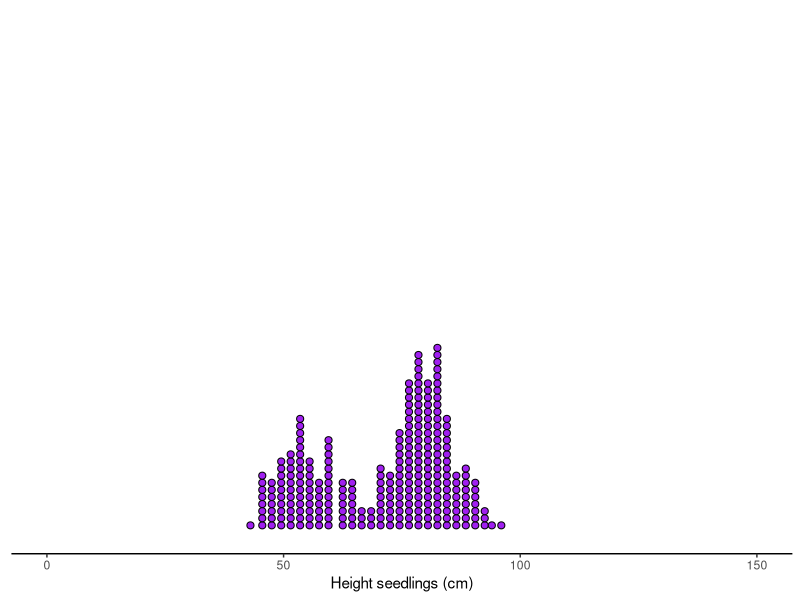
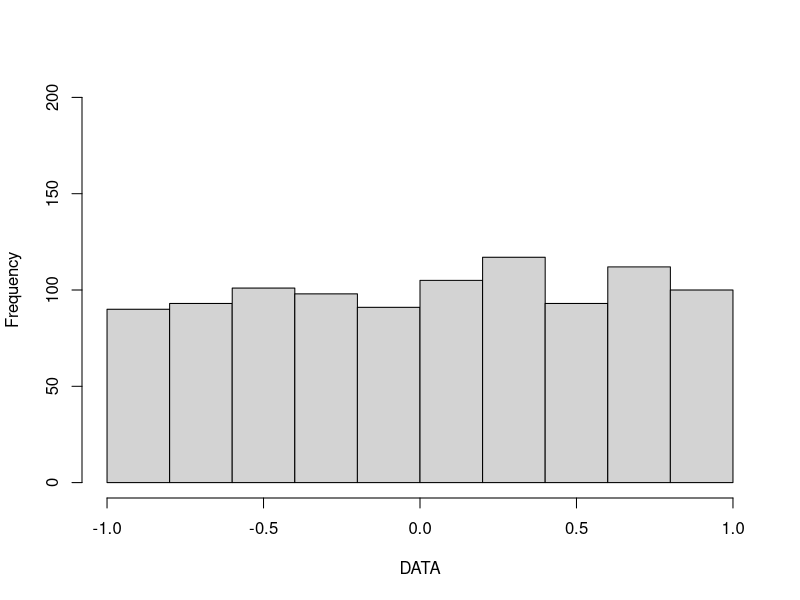
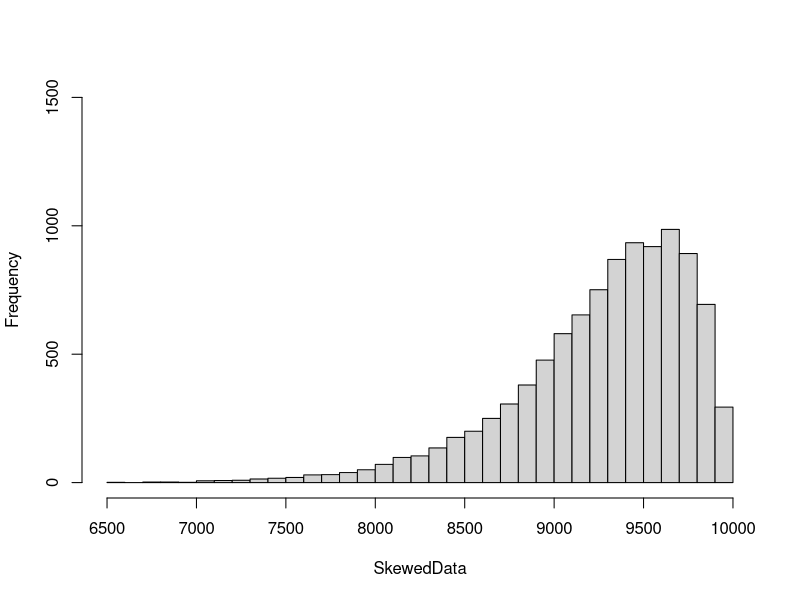

The R source for these figures, in order: (Note: this script raises an error after producing the figures.)
## ---- chunk 1
library(ggplot2)
p<- ggplot(faithful, aes(x = waiting))+ xlim(0,100) +
geom_dotplot(binwidth = 1.5,fill="purple",color="black")  +
scale_x_continuous(name="Height seedlings (cm)", limits=c(0, 150)) +
  theme_bw()   +
theme(panel.border = element_blank(),
                     panel.grid.major = element_blank(),
                     panel.grid.minor = element_blank(), 
                     axis.line.x = element_line(colour = "black"),
                     axis.line.y = element_blank(),
                     axis.title.y=element_blank(),
                      axis.text.y=element_blank(),
                      axis.ticks.y=element_blank())
p

## ---- chunk 2
#lets create some data
DATA=runif(1000, min = -1, max = 1)
hist(DATA, xlim=c(-1,1) ,ylim=c(0, 200),main = NULL)

## ---- chunk 3
set.seed(3)
SkewedData <- rbeta(10000,25,2)*10000 #Lets create some dummy data that are skew

hist(SkewedData, main = NULL,breaks = 30, ylim=c(0,1500),)
## ---- chunk 4
knitr::include_graphics("images/Central Tendency Measures.png")
## ---- chunk 5
set.seed (10)
y <- rnorm(1000) # the function rnorm allows you to create a random set of numbers from a normal distribution

#lets now plot that data using the hist function, you already know how to use:
hist(y, main = "Normal Distribution",breaks = 30)

## ---- chunk 6
knitr::include_graphics("images/Stupid mean.jpg")
## ---- chunk 7
MEAN=mean (y, na.rm = FALSE)  #here I calculate the mean, and assign it to a variable.
MEAN           #to display the variable, simply type it, and click enter

## ---- chunk 8
VectorMissingAValue <- c(12,7,3,4.2,18,2,54,-21,8,-5,NA)#here I created a vector of values, incluidng a missing value NA (NA in R stands for Not Available)
mean (VectorMissingAValue)  #If I calculate the mean of a vector with missing values I get
## ---- chunk 9

mean (VectorMissingAValue,na.rm = TRUE)  
## ---- chunk 10
hist(y, main = NULL,breaks = 30, ylim=c(0,100),)
abline(v=MEAN, col="red",lwd=5) #abline put a line in a figure...you use v for vertical and h for horizontal, the value that proceeds is where the line will be drawn.


text("Mean",x=MEAN,y=100, col="blue") #the text function places a label on your figure at the given x and y position you like...there are several other parameters you can control. You can also use the function *legend*, which allows you more controls, including background colors.
## ---- chunk 11
vals=c(10,20,23,23,22,20,25,22,20,25,22,20,25,20,21,21,23,21,24,120)
  
  mean(vals)
## ---- chunk 12
Trimmedvals=c(20,23,23,22,20,25,22,20,25,22,20,25,20,21,21,23,21,24)
  
mean(Trimmedvals)
## ---- chunk 13
knitr::include_graphics("images/Median odd Numbers.png")
## ---- chunk 14
knitr::include_graphics("images/Median Even Numbers.png")
## ---- chunk 15
MEDIAN=median (y)  #here I calculate the mean, and assign it to a variable.
MEDIAN           #to display the variable, simply type it, and click enter

## ---- chunk 16
hist(y, main = NULL,breaks = 30, ylim=c(0,110),)

#lets plot the mean
MEAN=mean(y)
abline(v=MEAN, col="red",lwd=5) 
text("Mean",x=MEAN,y=110, col="red",pos=4) #pos=4 means, to place the text to the right of the coordinates xy.

# now the median
abline(v=MEDIAN, col="blue",lwd=3, lty=2) #I plot the median in blue to distinguish from the mean
text("Median",x=MEDIAN,y=100, col="blue", pos=2) 
## ---- chunk 17
getmode <- function(v) {   # the function will take a vector of values
   uniqv <- unique(v)      #select all the unique values in the vector 
   uniqv[which.max(tabulate(match(v, uniqv)))] #stimate the number of times each value appears and return the largest
}

## ---- chunk 18
MODE=getmode(y)  #here I calculate the mode, and assign it to a variable.
MODE           #to display the variable, simply type it, and click enter
## ---- chunk 19
# Create the vector with characters.
NAMES <- c("Peter", "Carl", "Darrell", "John", "Peter")

getmode(NAMES)  #here I calculate the mode, and assign it to a variable.

## ---- chunk 20
hist(y, main = NULL,breaks = 30, ylim=c(0,110),)

#lets plot the mean
abline(v=MEAN, col="red",lwd=6) 
text("Mean",x=MEAN,y=110, col="red",pos=4) 

# now the median
abline(v=MEDIAN, col="blue",lwd=4, lty=2) #I plot the median in blue to distinguish from the mean
text("Median",x=MEDIAN,y=100, col="blue", pos=2) 

#now let's plot the mode
MODE=getmode(y)
abline(v=MODE, col="orange",lwd=4, lty=3) #I plot the median in blue to distinguish from the mean
text("Mode",x=MODE,y=90, col="orange", pos=4) 

## ---- chunk 21
set.seed(3)
SkewedData <- rbeta(10000,25,2)*10000 #Lets create some dummy data that are skew

hist(SkewedData, main = "Left skew (negative) distribution",breaks = 30, ylim=c(0,1500),)

#lets plot the mean
MeanSkewedData=mean(SkewedData)
abline(v=MeanSkewedData, col="red",lwd=6) 
text("Mean",x=MeanSkewedData,y=1500, col="red",pos=2) 

# now the median
MedianSkewedData=median(SkewedData)
abline(v=MedianSkewedData, col="blue",lwd=4, lty=2)
text("Median",x=MedianSkewedData,y=1400, col="blue", pos=4) 

#now let's plot the mode
ModeSkewedData=getmode(SkewedData)
abline(v=ModeSkewedData, col="orange",lwd=4, lty=3) #I plot the median in blue to distinguish from the mean
text("Mode",x=ModeSkewedData,y=1300, col="orange", pos=4) 

## ---- chunk 22
set.seed(3)
SkewedData <-rbeta(10000,2,35)*10000 #Lets create some dummy data that are left

hist(SkewedData, main="Right skew (positive) distribution", xlab="", breaks=30, xaxt = "n", ylim=c(0, 1600))

#lets plot the mean
MeanSkewedData=mean(SkewedData)
abline(v=MeanSkewedData, col="red",lwd=6) 
text("Mean",x=MeanSkewedData,y=1600, col="red",pos=4) 

# now the median
MedianSkewedData=median(SkewedData)
abline(v=MedianSkewedData, col="blue",lwd=4, lty=2)
text("Median",x=MedianSkewedData,y=1500, col="blue", pos=2) 

#now let's plot the mode
ModeSkewedData=getmode(SkewedData)
abline(v=ModeSkewedData, col="orange",lwd=4, lty=3) #I plot the median in blue to distinguish from the mean
text("Mode",x=ModeSkewedData,y=1400, col="orange", pos=2) 

## ---- chunk 23
knitr::include_graphics("images/USA Household Income.png")
## ---- chunk 24
knitr::include_graphics("images/Distribution Skews.png")
## ---- chunk 25
hist(y, main = NULL,breaks = 30, ylim=c(0,110),)

#lets plot the mean
abline(v=MEAN, col="red",lwd=6) 
text("Mean",x=MEAN,y=110, col="red",pos=4) 

# now the median
abline(v=MEDIAN, col="blue",lwd=4, lty=2) #I plot the median in blue to distinguish from the mean
text("Median",x=MEDIAN,y=100, col="blue", pos=2) 

#now let's plot the mode
abline(v=MODE, col="orange",lwd=4, lty=3) #I plot the median in blue to distinguish from the mean
text("Mode",x=MODE,y=90, col="orange", pos=4) 


#now let's plot the minimum
MINIMUM=min(y)
abline(v=MINIMUM, col="dark grey",lwd=4, lty=3) #I plot the median in blue to distinguish from the mean
text("Minimum",x=MINIMUM,y=90, col="dark grey", pos=4) 

#now let's plot the maximum
MAXIMUM=max(y)
abline(v=MAXIMUM, col="dark grey",lwd=4, lty=3) #I plot the median in blue to distinguish from the mean
text("Maximum",x=MAXIMUM,y=90, col="dark grey", pos=2) 
## ---- chunk 26
knitr::include_graphics("images/Inference.png")
## ---- chunk 27
knitr::include_graphics("images/Percentile 1.png")
## ---- chunk 28
knitr::include_graphics("images/Percentile.png")
## ---- chunk 29
knitr::include_graphics("images/Percentile 2.png")
## ---- chunk 30
MyRabbits=c(37, 15, 35, 36, 5, 40, 41, 68, 45, 56) #vector of rabbit height, it does no

quantile(MyRabbits, .8,type = 1)                  # the type parameter allows you to use different ways to approximate the value. check ?quantile  for more details
## ---- chunk 31
library (RColorBrewer)
library(dplyr)
library(scales)
set.seed(3)  


dt <- data.frame(x=rbeta(20000,100,100)*20000)             #Lets create some dummy normal data
dt$x <- rescale(dt$x,to = c(1, 100), from = range(dt$x))   #I rescale the data from 1 to 100 to better visualize the percentage results


dt=dt %>% arrange(x)                  #Sort values from smallest to largest
dt$Position=1:nrow(dt)                #Rank each value from smallest to largest
dt$y=(dt$Position/nrow(dt)) *100      #Assign the percentile position of each value

#Create colors to make the plot look nicer
ColSca <- brewer.pal(9, 'YlOrRd')   #Create a vector of nice colors in the  YlOrRd color scale
ColSca <- colorRampPalette(ColSca)  #create a color ramp for the colors above
Colors= ColSca(110) #create list of 100 colors in the ramp above

#create histogram
hist(dt$x, col=Colors,main = NULL,breaks = 100, ylim=c(0,800),xlab="Percent", ylab="Frequency")  

#calculate and add the quartiles and their names to the histogram.
Prob=c(0.25,0.5,0.75,1)  # this is the list of values that define my four quartiles
Quartiles=quantile(dt$x,Prob ,type = 1)  #calculate the quartiles of my data

abline(v=Quartiles, col="grey",lwd=4, lty=1) #I plot the quartiles

# now lets put names 
Names=c("Q1", "Q2", "Q3", "Q4")   #vector of names for my quartiles
text(Names,x=Quartiles,y=800, col="black", pos=2) #place quartile names at y=800 and x= quartile values

## ---- chunk 32
knitr::include_graphics("images/Variance 1.gif")
## ---- chunk 33
HeightOfDog=c(600, 470, 170, 430 , 300)

mean(HeightOfDog)
## ---- chunk 34
knitr::include_graphics("images/Variance 2.gif")
## ---- chunk 35
knitr::include_graphics("images/Variance 2.gif")
## ---- chunk 36
knitr::include_graphics("images/Variance 3.gif")
## ---- chunk 37
HeightOfDog=c(600, 470, 170, 430 , 300)

var(HeightOfDog)
## ---- chunk 38
HeightOfDog=c(600, 470, 170, 430 , 300)

sd(HeightOfDog)
## ---- chunk 39
sqrt(var(HeightOfDog))
## ---- chunk 40
y <- rnorm(1000) # the function rnorm allows you to create a random set of numbers from a normal distribution

#lets now plot that data using the hist function, you already know how to use:
hist(y, main = NULL,breaks = 30,ylim=c(0,120))

SD=sd(y)
Mean=mean(y)

#plot the mean
abline(v=(Mean), col="blue",lwd=4)
text("Mean",x=Mean,y=100, col="Blue", pos=4) 

#add two standard deviations 
abline(v=(Mean+(SD*2)), col="red") 
text("+2 SDs",x=(Mean+(SD*2)),y=100, col="red", pos=4) 


#minus two standard deviations 
abline(v=(Mean-(SD*2)), col="red") 
text("-2 SDs",x=(Mean-(SD*2)),y=100, col="red", pos=4) 
